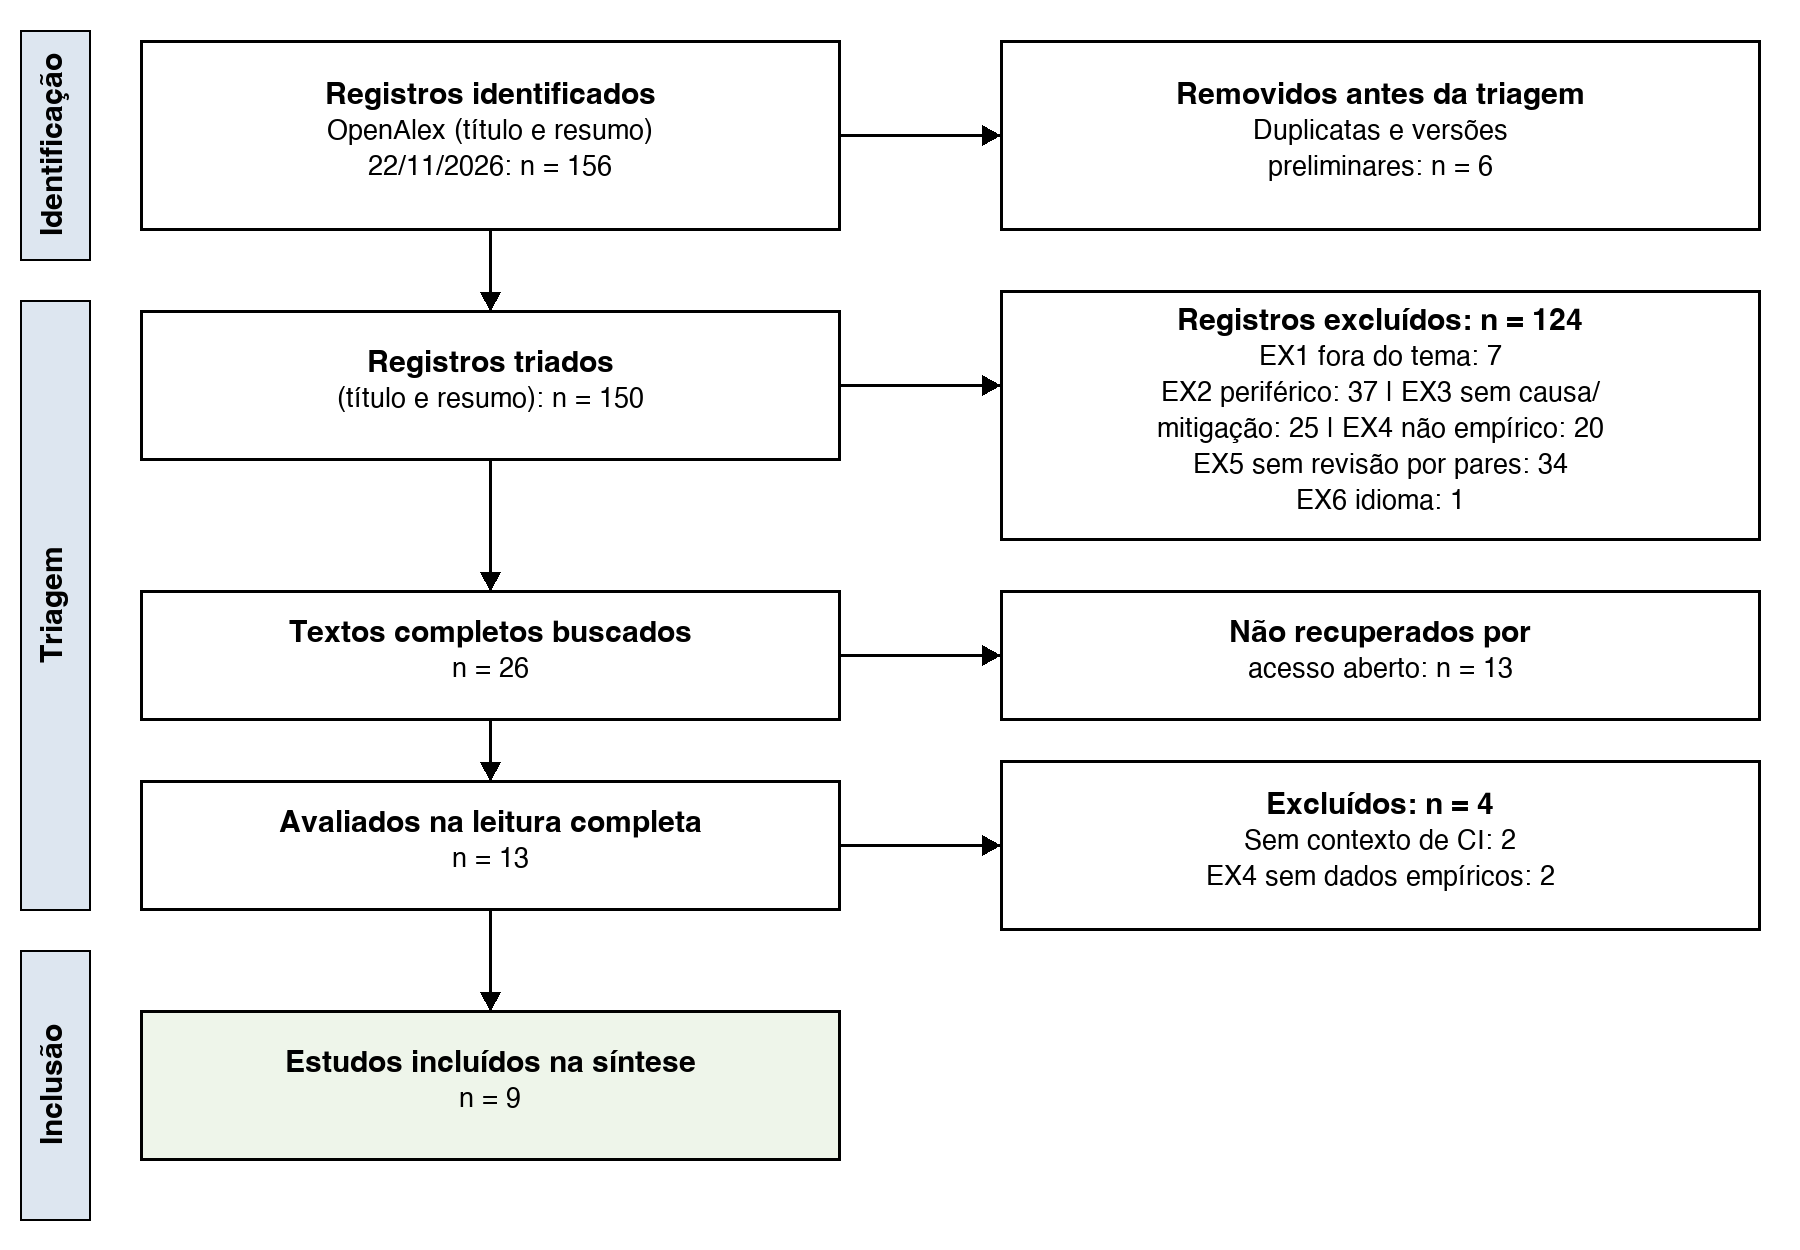

Write the Python code that produced this figure.
"""Gera o fluxograma PRISMA 2020 (figuras/prisma.png) com os números de protocolo.md."""
from PIL import Image, ImageDraw, ImageFont
from pathlib import Path
W, H = 1800, 1250
img = Image.new("RGB", (W, H), "white"); d = ImageDraw.Draw(img)
F = "/System/Library/Fonts/Helvetica.ttc"
f = ImageFont.truetype(F, 30); fb = ImageFont.truetype(F, 30, index=1); fs = ImageFont.truetype(F, 27)

def box(x, y, w, h, lines, fill="#ffffff"):
    d.rectangle([x, y, x + w, y + h], outline="black", width=3, fill=fill)
    ty = y + (h - sum(36 if i else 38 for i in range(len(lines)))) // 2
    for i, ln in enumerate(lines):
        font = fb if i == 0 else fs
        tw = d.textlength(ln, font=font); d.text((x + (w - tw) / 2, ty), ln, fill="black", font=font); ty += 38 if i == 0 else 36
    return (x, y, w, h)

def arrow(x1, y1, x2, y2):
    d.line([x1, y1, x2, y2], fill="black", width=3)
    if x1 == x2: d.polygon([(x2 - 10, y2 - 18), (x2 + 10, y2 - 18), (x2, y2)], fill="black")
    else: d.polygon([(x2 - 18, y2 - 10), (x2 - 18, y2 + 10), (x2, y2)], fill="black")

# faixas laterais
for (y, h, t) in [(30, 230, "Identificação"), (300, 610, "Triagem"), (950, 270, "Inclusão")]:
    d.rectangle([20, y, 90, y + h], fill="#dde6f0", outline="black", width=2)
    lab = Image.new("RGBA", (h, 70), (0, 0, 0, 0)); ld = ImageDraw.Draw(lab)
    tw = ld.textlength(t, font=fb); ld.text(((h - tw) / 2, 18), t, fill="black", font=fb)
    lab = lab.rotate(90, expand=True); img.paste(lab, (20, y), lab)

L, BW, R, RW = 140, 700, 1000, 760
box(L, 40, BW, 190, ["Registros identificados", "OpenAlex (título e resumo)", "22/11/2026: n = 156"])
box(R, 40, RW, 190, ["Removidos antes da triagem", "Duplicatas e versões", "preliminares: n = 6"])
arrow(L + BW, 135, R, 135)
box(L, 310, BW, 150, ["Registros triados", "(título e resumo): n = 150"])
box(R, 290, RW, 250, ["Registros excluídos: n = 124", "EX1 fora do tema: 7", "EX2 periférico: 37 | EX3 sem causa/", "mitigação: 25 | EX4 não empírico: 20",
                      "EX5 sem revisão por pares: 34", "EX6 idioma: 1"])
arrow(L + BW // 2, 230, L + BW // 2, 310); arrow(L + BW, 385, R, 385)
box(L, 590, BW, 130, ["Textos completos buscados", "n = 26"])
box(R, 590, RW, 130, ["Não recuperados por", "acesso aberto: n = 13"])
arrow(L + BW // 2, 460, L + BW // 2, 590); arrow(L + BW, 655, R, 655)
box(L, 780, BW, 130, ["Avaliados na leitura completa", "n = 13"])
box(R, 760, RW, 170, ["Excluídos: n = 4", "Sem contexto de CI: 2", "EX4 sem dados empíricos: 2"])
arrow(L + BW // 2, 720, L + BW // 2, 780); arrow(L + BW, 845, R, 845)
box(L, 1010, BW, 150, ["Estudos incluídos na síntese", "n = 9"], fill="#eef5ea")
arrow(L + BW // 2, 910, L + BW // 2, 1010)
img.save(Path(__file__).with_name("prisma.png"), dpi=(300, 300)); print("ok", img.size)
